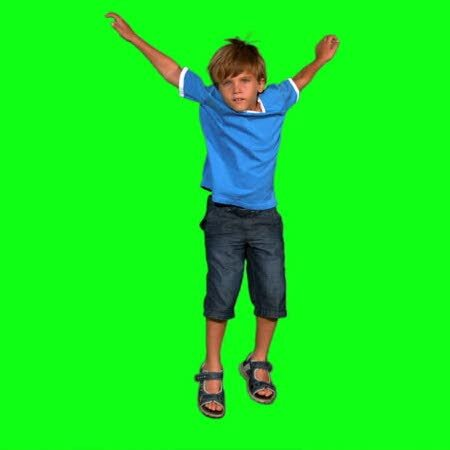
#> input picture Images/kid-green.jpg, 450 x 450 px
$ python Images_examples.py
#> lines starting #> are read from the running program, lines starting #| are printed output that depends on the picture
# Images and Python
# Author: Emily Song
# 11 December 2023

# pip3 install = python image library of modules to use
#  -- user = we are using the library for personal use
# pillow = helps us open up the images

from PIL import Image


def pixel_to_name(pixel: tuple) -> str:
    """Given a 3-tuple, return a string representing
    its colour

    Params:
        pixel = 3-tuple of values (red, green, blue)

    Returns:
        name of the colour
    """
    red, green, blue = pixel

    if red < 140 and blue < 140 and green > 145:
        return "green"

# open up kid green
with Image.open("./Images/kid-green.jpg") as im:

    # grab the pixel in the top left corner
#> im is the input picture: PIL image 450x450 RGB; mean R, G, B 23.5, 232.4, 32.8
    pixel = im.getpixel((0,0))
#> pixel = (15, 255, 21)
    # print the pixel information
print(pixel)
#| (15, 255, 21)

# grab the middle pixel
middle_coord = im.width //2
#> middle_coord = 225

# use // (floor division) so our answers are integers
# divide by 2 to get middle coordinates

pixel = im.getpixel((middle_coord, middle_coord))
#> pixel = (42, 53, 57)
print(pixel)
#| (42, 53, 57)


# print the pixel information


# December 14th, 2023

# open up kid green
with Image.open("./Images/kid-green.jpg") as im:
    # create variables that store the width and height
    image_height = im.height
#> image_height = 450
    image_width = im.width
#> image_width = 450

    # open background image
    bg_im = Image.open("./Images/beach.jpg")
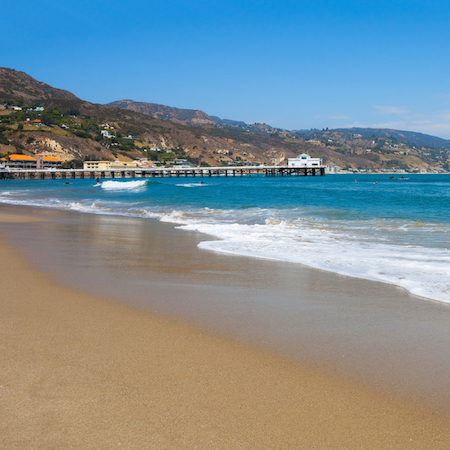
#> input picture Images/beach.jpg, 450 x 450 px
#> bg_im is the input picture: PIL image 450x450 RGB; mean R, G, B 124.7, 142.9, 149.9

    # starting at the top and working our way down
    # visit the pixels from left to right
    for y in range(image_height):
        for x in range(image_width):
            pixel = im.getpixel((x, y))

            if pixel_to_name(pixel) == "green":
                # replace it with bg_im pixel in same location
                bg_pixel = bg_im.getpixel((x, y))

                im.putpixel((x, y), bg_pixel)
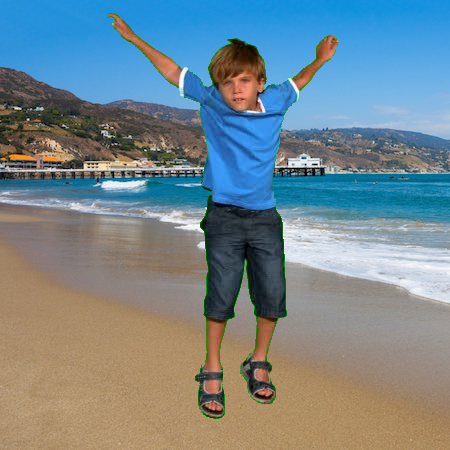
#> im: PIL image 450x450 RGB; mean R, G, B 117.6, 134.9, 141.5

 # REMEMBER TO CLOSE THE IMAGE WHEN DONE
    bg_im.close()

    # Save image
    im.save("./Images/output.jpg")
